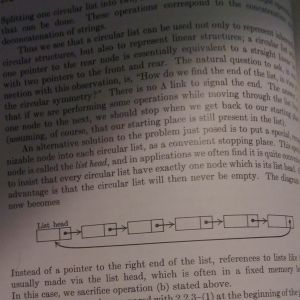
#> input picture week15/images/textbook.jpg, 300 x 300 px, found by its file name
$ python adaptive_thresholding.py
#> lines starting #> are read from the running program, lines starting #| are printed output that depends on the picture
import cv2

# ogImg = cv2.imread("R://workspace//image-processing-python-POEY//week15//images//textbook2.jpg", 0)
ogImg = cv2.imread("R://workspace//image-processing-python-POEY//week15//images//textbook.jpg", 0)
#> ogImg: shape (300, 300); min 9, max 171, mean 100.3

# adt_mean = cv2.adaptiveThreshold(ogImg, 255, cv2.ADAPTIVE_THRESH_MEAN_C, cv2.THRESH_BINARY, 21, 7)
adt_gaussian = cv2.adaptiveThreshold(ogImg, 255, cv2.ADAPTIVE_THRESH_GAUSSIAN_C, cv2.THRESH_BINARY, 21, 7)
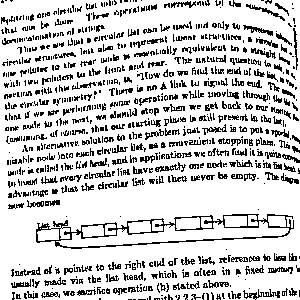
#> adt_gaussian: shape (300, 300); 80.6% white; black in thin lines or dots

# cv2.imshow("mean", adt_mean)
cv2.imshow("gaussian", adt_gaussian)
cv2.imshow("OG", ogImg)
cv2.imwrite("R://workspace//image-processing-python-POEY//week15//images//adt_gaussian.png", adt_gaussian)
cv2.waitKey(0)
cv2.destroyAllWindows()

$ run again, with week15/images/textbook2.jpg copied over week15/images/textbook.jpg
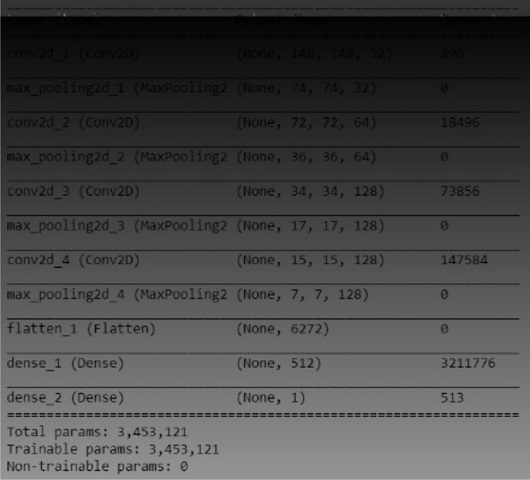
#> input picture week15/images/textbook2.jpg, 530 x 480 px, found by its file name
#> ogImg is the input picture: shape (480, 530); min 0, max 196, mean 71.2
#> `adt_gaussian = cv2.adaptiveThreshold(ogImg, 255, cv2.ADAPTIVE_THRESH_G..`:
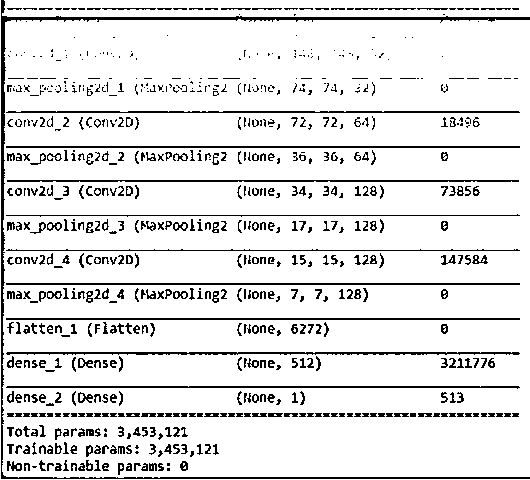
#> adt_gaussian: shape (480, 530); 89% white; black in thin lines or dots
